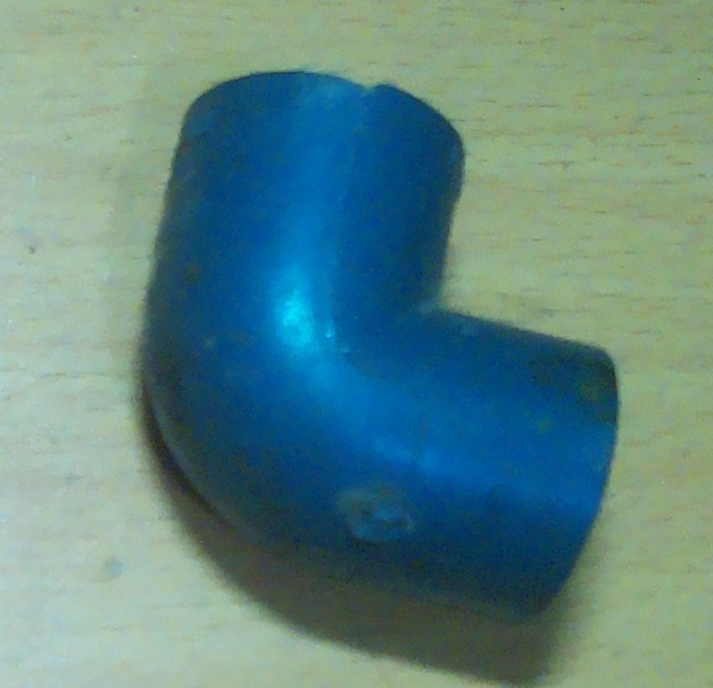
#> input picture image_20250321_201450_lbent_1.png, 713 x 688 px
$ python connected_com.py
#> lines starting #> are read from the running program, lines starting #| are printed output that depends on the picture
import cv2
import numpy as np
import matplotlib.pyplot as plt

def rotate_image_with_padding(image, angle):
    """Rotate image with proper padding to avoid cropping"""
    (h, w) = image.shape[:2]
    center = (w//2, h//2)

    # Calculate rotation matrix
    M = cv2.getRotationMatrix2D(center, angle, 1.0)

    # Calculate new bounding dimensions
    cos = np.abs(M[0, 0])
    sin = np.abs(M[0, 1])
    new_w = int((h * sin) + (w * cos))
    new_h = int((h * cos) + (w * sin))

    # Adjust rotation matrix for new center
    M[0, 2] += (new_w / 2) - center[0]
    M[1, 2] += (new_h / 2) - center[1]

    # Perform rotation with new dimensions
    rotated = cv2.warpAffine(image, M, (new_w, new_h),
                           flags=cv2.INTER_LINEAR,
                           borderMode=cv2.BORDER_CONSTANT,
                           borderValue=0)
    return rotated

# [104 lines left out: functions frequency_domain_template_match, get_bounding_boxes_from_heatmap, non_max_suppression, not called in this run]

def main():
    # Load template image (grayscale)
    cropped_img = cv2.imread('image_20250321_201450_lbent_1.png', cv2.IMREAD_GRAYSCALE)
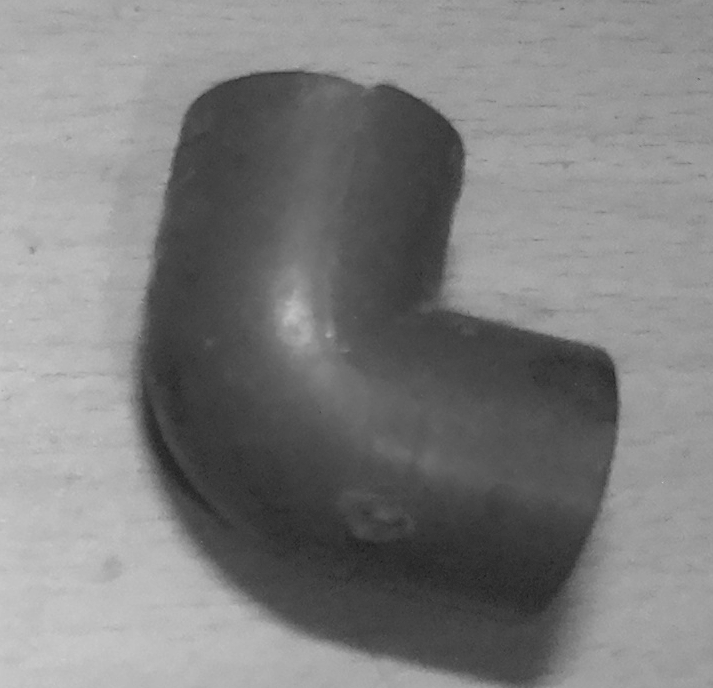
#> cropped_img: shape (688, 713); min 28, max 206, mean 126.8
    if cropped_img is None:
        print("Error: Could not load template image")
        return

    # Resize template to reasonable size (increased from 48)
    max_dim = 120  # Increased template size
    h, w = cropped_img.shape
#> h = 688; w = 713
    scale = min(max_dim / h, max_dim / w) if max(h, w) > max_dim else 1.0
#> scale = 0.168

    new_h, new_w = int(h * scale), int(w * scale)
#> new_h = 115; new_w = 120
    resized_template = cv2.resize(cropped_img, (new_w, new_h), interpolation=cv2.INTER_AREA)

    # Create multiple scales of the template
    scales = [ 1.0]  # Multiple scales for better detection

    # Create rotated versions at different scales
    angles = np.arange(0, 360, 90)  # Every thita degrees
    templates = []

    for scale in scales:
        scaled_h, scaled_w = int(new_h * scale), int(new_w * scale)
        if scaled_h > 0 and scaled_w > 0:
            scaled_template = cv2.resize(resized_template, (scaled_w, scaled_h),
                                       interpolation=cv2.INTER_AREA)

            for angle in angles:
                rotated = rotate_image_with_padding(scaled_template, angle)
                templates.append(rotated)
#> this loop made 1 pass
#> pass 1, in rotate_image_with_padding (call 2), `rotated = cv2.warpAffine(image, M, (new_w, new_h), flags=cv2.INTER_LIN..`:
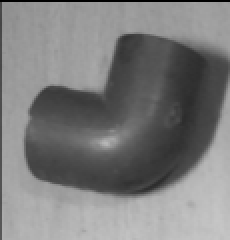
#> rotated: shape (120, 115) (shown 2 times larger); min 0, max 198, mean 124.8
#> pass 1, in rotate_image_with_padding (call 3), `rotated = cv2.warpAffine(image, M, (new_w, new_h), flags=cv2.INTER_LIN..`:
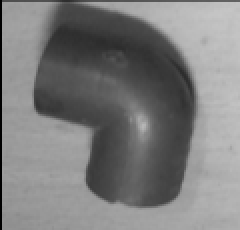
#> rotated: shape (115, 120) (shown 2 times larger); min 0, max 198, mean 124.9
#> pass 1, in rotate_image_with_padding (call 4), `rotated = cv2.warpAffine(image, M, (new_w, new_h), flags=cv2.INTER_LIN..`:
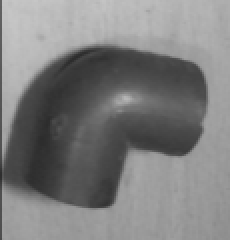
#> rotated: shape (120, 115) (shown 2 times larger); min 44, max 198, mean 126.4
#> after the loop, templates = 4 items

    # Load full image (grayscale)
    full_img = cv2.imread('Dataset\\test\\images\\image_20250321_200726_lbent_4.png', cv2.IMREAD_GRAYSCALE)
    if full_img is None:
        print("Error: Could not load full image")
        return

    print(f"Processing {len(templates)} template variations...")

    # Compute correlation heatmaps for all template variations
    all_heatmaps = []
    all_scores = []
    all_template_shapes = []

    for i, template in enumerate(templates):
        if i % 10 == 0:
            print(f"Processing template {i+1}/{len(templates)}")

        heatmap = frequency_domain_template_match(full_img, template)
        all_heatmaps.append(heatmap)
        all_scores.append(heatmap.max())
        all_template_shapes.append(template.shape)

    # Combine heatmaps (take maximum response)
    combined_heatmap = np.zeros_like(all_heatmaps[0])
    for heatmap in all_heatmaps:
        # Resize heatmaps to same size if needed
        if heatmap.shape != combined_heatmap.shape:
            heatmap_resized = cv2.resize(heatmap,
                                       (combined_heatmap.shape[1], combined_heatmap.shape[0]))
        else:
            heatmap_resized = heatmap
        combined_heatmap = np.maximum(combined_heatmap, heatmap_resized)

    # Adaptive threshold
    mean_val = combined_heatmap.mean()
    std_val = combined_heatmap.std()
    threshold = mean_val + 1.5 * std_val  # Reduced multiplier
    threshold = np.clip(threshold, 0.2, 0.5)  # Keep within bounds

    print(f"Using threshold: {threshold:.3f}")

    # Get bounding boxes
    template_shape = resized_template.shape
    boxes = get_bounding_boxes_from_heatmap(combined_heatmap, template_shape,
                                          threshold=threshold, min_area=200)

    # Apply non-maximum suppression
    if boxes:
        scores = [combined_heatmap[int(y):int(y+h), int(x):int(x+w)].max()
                 for x, y, w, h in boxes]
        boxes = non_max_suppression(boxes, scores, overlap_thresh=0.3)

    print(f"Found {len(boxes)} detections")

    # Draw results
    img_color = cv2.cvtColor(full_img, cv2.COLOR_GRAY2BGR)
    for i, (x, y, w, h) in enumerate(boxes):
        cv2.rectangle(img_color, (int(x), int(y)), (int(x + w), int(y + h)), (0, 255, 0), 2)
        cv2.putText(img_color, f'{i+1}', (int(x), int(y-5)),
                   cv2.FONT_HERSHEY_SIMPLEX, 0.5, (0, 255, 0), 1)

    # Display results
    plt.figure(figsize=(16, 8))

    plt.subplot(2, 3, 1)
    plt.title("Original Template")
    plt.imshow(cropped_img, cmap='gray')
    plt.axis('off')

    plt.subplot(2, 3, 2)
    plt.title("Resized Template")
    plt.imshow(resized_template, cmap='gray')
    plt.axis('off')

    plt.subplot(2, 3, 3)
    plt.title("Full Image")
    plt.imshow(full_img, cmap='gray')
    plt.axis('off')

    plt.subplot(2, 3, 4)
    plt.title("Correlation Heatmap")
    plt.imshow(combined_heatmap, cmap='hot')
    plt.colorbar()
    plt.axis('off')

    plt.subplot(2, 3, 5)
    plt.title("Thresholded Heatmap")
    thresh_display = (combined_heatmap > threshold).astype(float)
    plt.imshow(thresh_display, cmap='gray')
    plt.axis('off')

    plt.subplot(2, 3, 6)
    plt.title(f"Detection Result ({len(boxes)} found)")
    plt.imshow(cv2.cvtColor(img_color, cv2.COLOR_BGR2RGB))
    plt.axis('off')

    plt.tight_layout()
    plt.show()

if __name__ == '__main__':
    main()

$ run again, with image_20250321_144934_lbent_1.png copied over image_20250321_201450_lbent_1.png
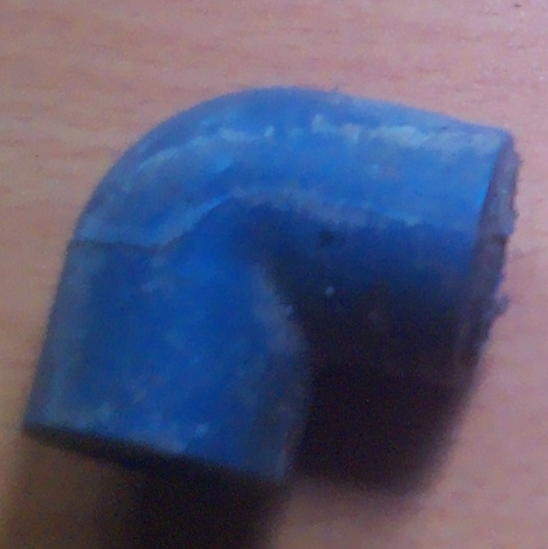
#> input picture image_20250321_144934_lbent_1.png, 548 x 549 px
#> in main, `cropped_img = cv2.imread('image_20250321_201450_lbent_1.png', cv2.IMRE..`:
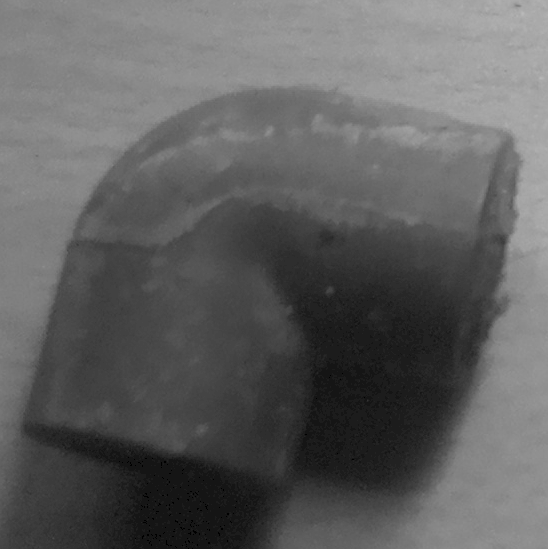
#> cropped_img: shape (549, 548); min 0, max 186, mean 95.5
#> the loop in main, `for scale in scales:` made 1 pass
#> pass 1, in rotate_image_with_padding (call 4), `rotated = cv2.warpAffine(image, M, (new_w, new_h), flags=cv2.INTER_LIN..`:
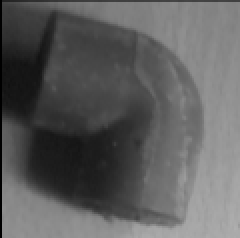
#> rotated: shape (119, 120) (shown 2 times larger); min 0, max 175, mean 93.9
#> after the loop in main, `for scale in scales:`: templates = 4 items

$ run again, with model_evaluation.png copied over image_20250321_201450_lbent_1.png
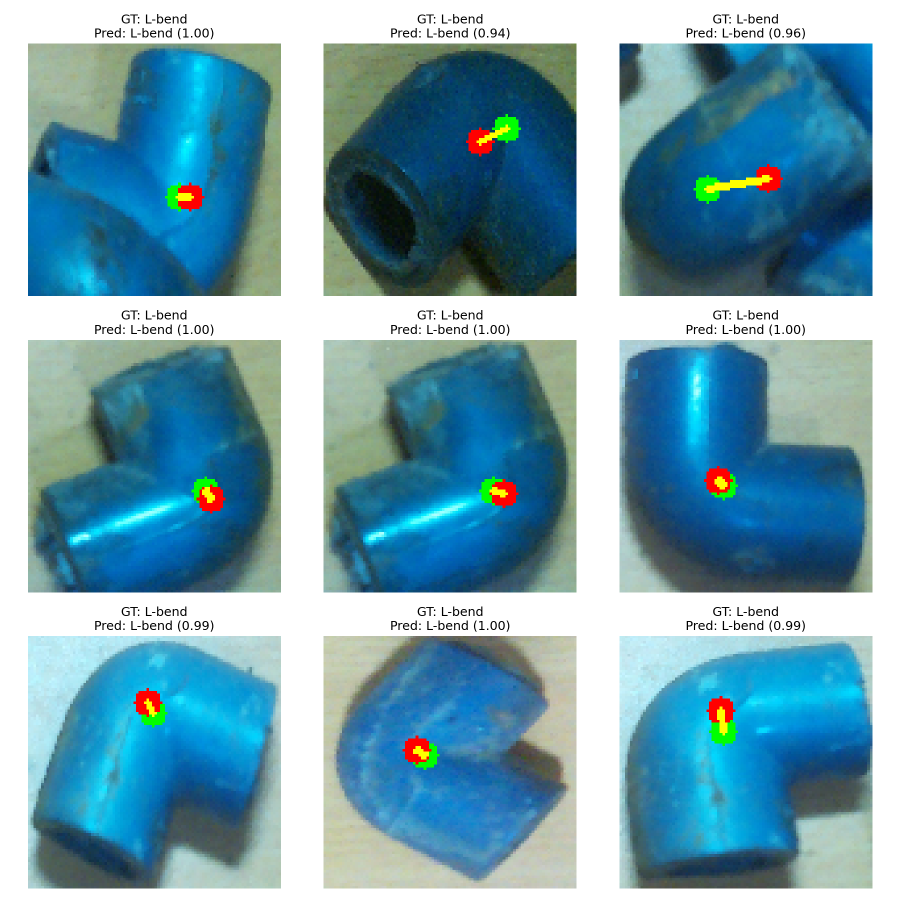
#> input picture model_evaluation.png, 1800 x 1800 px (shown at 1/2 size)
#> in main, `resized_template = cv2.resize(cropped_img, (new_w, new_h), interpolati..`:
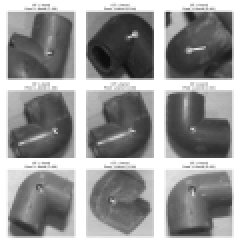
#> resized_template: shape (120, 120) (shown 2 times larger); min 12, max 255, mean 149.6
#> the loop in main, `for scale in scales:` made 1 pass
#> pass 1, in rotate_image_with_padding (call 4), `rotated = cv2.warpAffine(image, M, (new_w, new_h), flags=cv2.INTER_LIN..`:
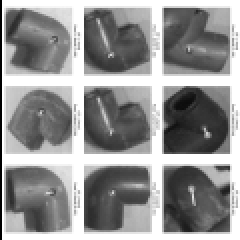
#> rotated: shape (120, 120) (shown 2 times larger); min 0, max 255, mean 147.4
#> after the loop in main, `for scale in scales:`: templates = 4 items
